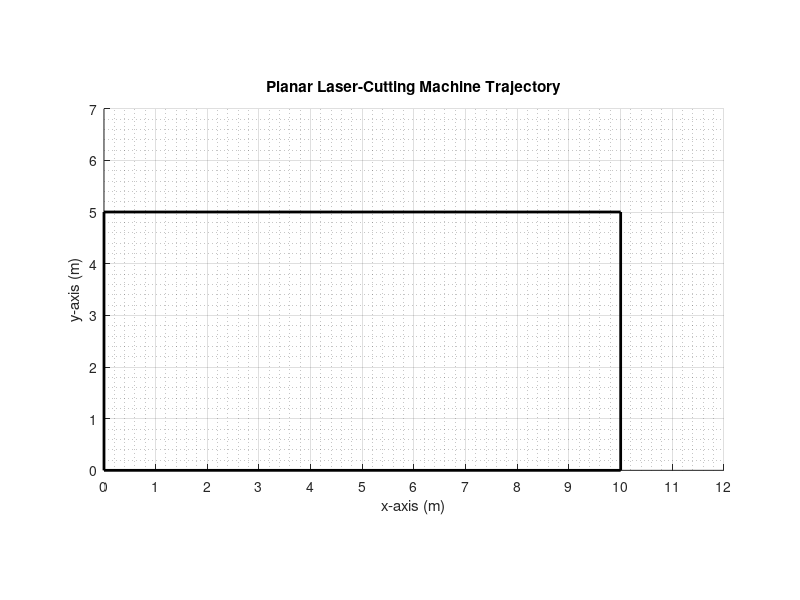

MATLAB code to generate this figure: (Note: this script raises an error after producing the figure.)
%plot del movimento che la macchina a controllo assi
%compie durante l'esecuzione del taglio del laminato 

%% Disegno del laminato 
%il materiale e' un rettangolo di dimensioni (10 x 5)
%posizionato su un piano di taglio di dimensioni (12 x 7)
line([0 10], [0 0],'color', 'k', 'linewidth', 2)
line([0 10], [5 5],'color', 'k', 'linewidth', 2)
line([0 0], [0 5],'color', 'k', 'linewidth', 2)
line([10 10], [0 5],'color', 'k', 'linewidth', 2)
grid on
grid minor
axis equal
axis([0 12 0 7])
title('Planar Laser-Cutting Machine Trajectory')
xlabel('x-axis (m)')
xticks(0:1:12)
ylabel('y-axis (m)')
hold on

%% plot
 for i = 1:length(x_movement)
     %plot
      pause(0.00005)
      %cutting test
      if (laser(i)==0)
           %non si effettua il taglio
           plot(x_movement(i), y_movement(i),'color','b','Marker','.', 'MarkerSize', 7)
       else
           %si effettua il taglio
           plot(x_movement(i), y_movement(i),'color','r','Marker','.', 'MarkerSize', 5)
       end
 end

 %% tempo di simulazione su Simulink : 2366